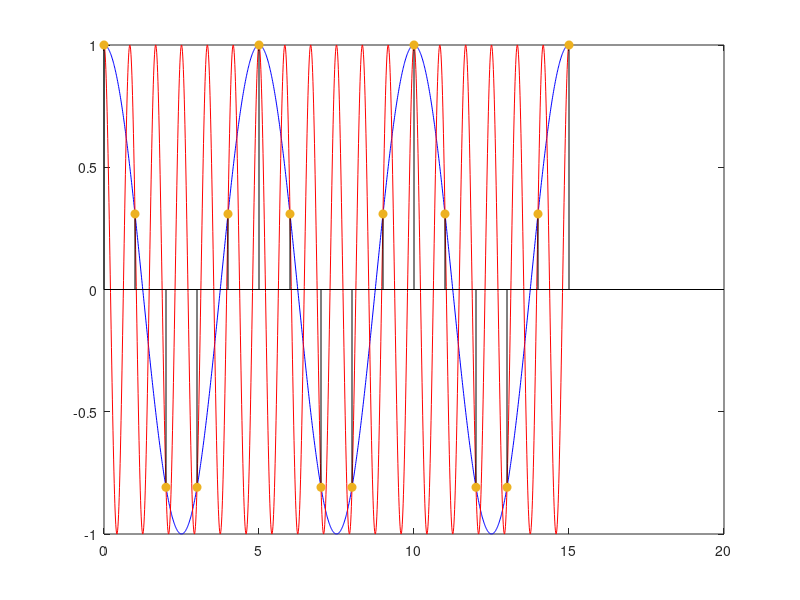

This chart was generated by the following MATLAB code:
% Alias frekvenser

t=0:0.01:15;

x1=cos(0.2*2*pi*t);
x2=cos(1.2*2*pi*t);

n=0:15;
xsamp=cos(0.2*2*pi*1*n);

plot(t,x1,'color','blue')
hold on
plot(t,x2,'color','red')
hold on
stem(n,xsamp,'filled','color','black')
